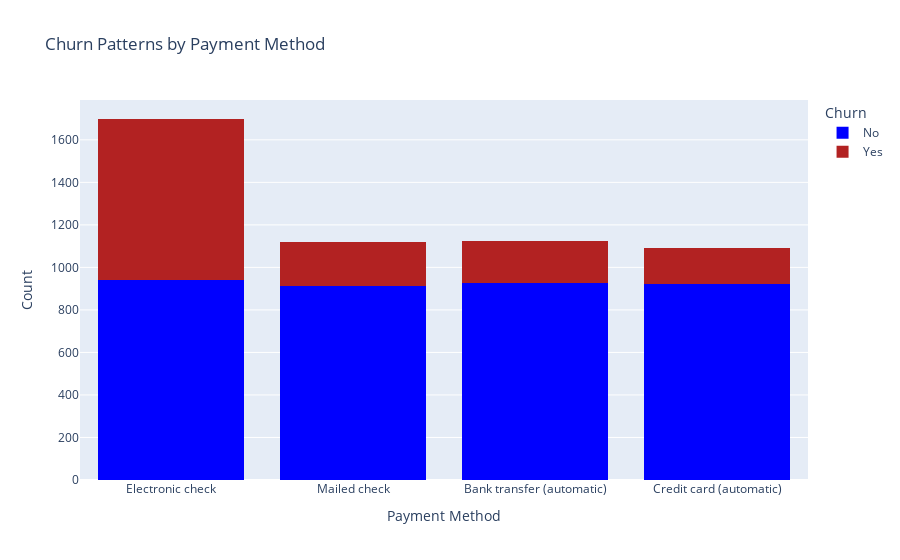

The notebook cell saved with this chart:
### Markdown cell above
4. Do customers using automatic payment methods show different churn patterns compared to other payment methods?

### Code cell
fig = px.histogram(df, x='PaymentMethod', color='Churn', barmode='stack',
                   color_discrete_map={'Yes':'Firebrick', 'No':'blue'},
                   labels={'PaymentMethod': 'Payment Method', 'Churn': 'Churn'},
                   title='Churn Patterns by Payment Method')

fig.update_layout(xaxis_title='Payment Method', yaxis_title='Count', showlegend=True)
fig.show()

### Figure 1 — Plotly figure (JSON) as saved in the notebook; plotly's stock layout.template omitted (floating-point values rounded to 4 significant figures; data arrays with more than 128 entries replaced by an {"elided": "..."} marker saying what was removed)
{"data": [{"alignmentgroup": "True", "bingroup": "x", "hovertemplate": "Churn=No<br>Payment Method=%{x}<br>count=%{y}<extra></extra>", "legendgroup": "No", "marker": {"color": "blue", "pattern": {"shape": ""}}, "name": "No", "offsetgroup": "No", "orientation": "v", "showlegend": true, "type": "histogram", "x": {"elided": "3702 str values"}, "xaxis": "x", "yaxis": "y"}, {"alignmentgroup": "True", "bingroup": "x", "hovertemplate": "Churn=Yes<br>Payment Method=%{x}<br>count=%{y}<extra></extra>", "legendgroup": "Yes", "marker": {"color": "Firebrick", "pattern": {"shape": ""}}, "name": "Yes", "offsetgroup": "Yes", "orientation": "v", "showlegend": true, "type": "histogram", "x": {"elided": "1331 str values"}, "xaxis": "x", "yaxis": "y"}], "layout": {"barmode": "stack", "legend": {"title": {"text": "Churn"}, "tracegroupgap": 0}, "showlegend": true, "title": {"text": "Churn Patterns by Payment Method"}, "xaxis": {"anchor": "y", "domain": [0, 1], "title": {"text": "Payment Method"}}, "yaxis": {"anchor": "x", "domain": [0, 1], "title": {"text": "Count"}}}}
